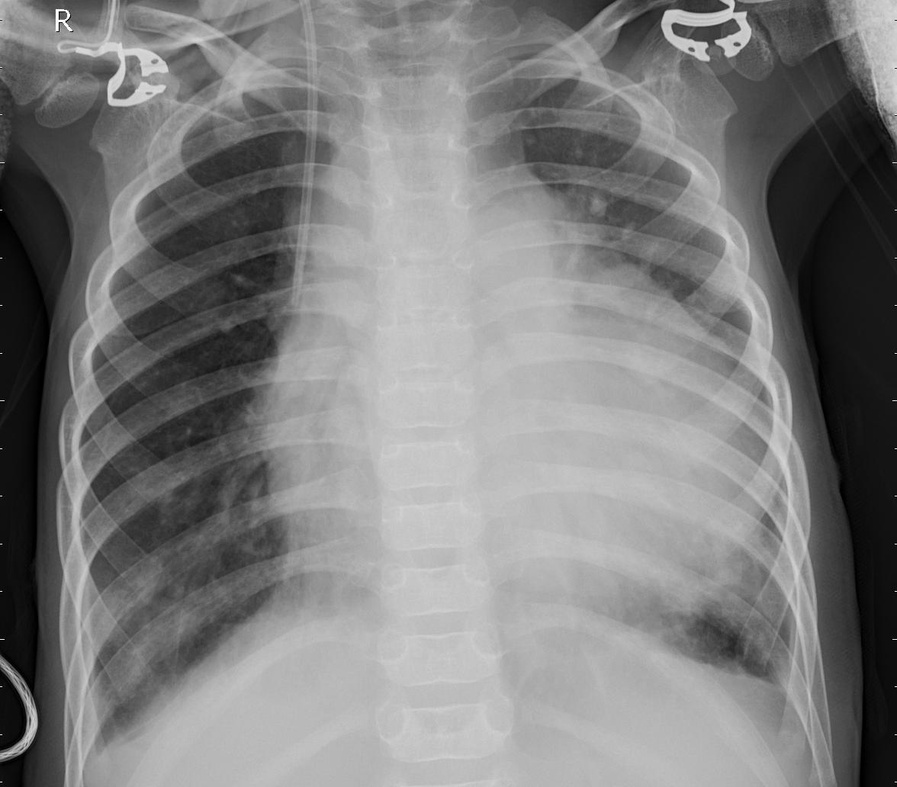
#> input picture xrayjpeg.jpeg, 897 x 787 px, shrunk from 1176 x 1032 before the run
$ python generate_encrypted_images.py
#> lines starting #> are read from the running program, lines starting #| are printed output that depends on the picture
import cv2
import numpy as np
import hashlib
import os

def generate_keystream(total_bytes, key):
    """Generates a keystream using SHA-512."""
    keystream_bytes = bytearray()
    chunks_needed = (total_bytes // 64) + 1

    for i in range(chunks_needed):
        data_to_hash = key + str(i).encode('utf-8')
        hash_digest = hashlib.sha512(data_to_hash).digest()
        keystream_bytes.extend(hash_digest)

    return np.frombuffer(keystream_bytes[:total_bytes], dtype=np.uint8)

def process_and_save_images(image_path):
    """Encrypt and decrypt an image, saving both versions."""
#> called with image_path = 'xrayjpeg.jpeg'
    filename = os.path.basename(image_path)
    name_without_ext = os.path.splitext(filename)[0]
    ext = os.path.splitext(filename)[1]

    print(f"\nProcessing: {filename}")

    # Load Image
    img = cv2.imread(image_path, cv2.IMREAD_UNCHANGED)
#> img is the input picture: shape (787, 897); min 0, max 255, mean 125.7

    if img is None:
        print(f"  ERROR: Could not load {filename}")
        return

    # Get dimensions
    if len(img.shape) == 3:
        height, width, channels = img.shape
        print(f"  Dimensions: {width}x{height}x{channels} (Color)")
    else:
        height, width = img.shape
#> height = 787; width = 897
        print(f"  Dimensions: {width}x{height} (Grayscale)")
#|   Dimensions: 897x787 (Grayscale)

    total_bytes = img.nbytes
#> total_bytes = 705939
    print(f"  Size: {total_bytes:,} bytes")
#|   Size: 705,939 bytes

    # Encryption key
    key = b"Medical_Image_Secret_Key_2026"

    # ENCRYPTION
    print("  Encrypting...")
    keystream_flat = generate_keystream(total_bytes, key)
#> in generate_keystream, `chunks_needed = (total_bytes // 64) + 1`: chunks_needed = 11031
    keystream = keystream_flat.reshape(img.shape)
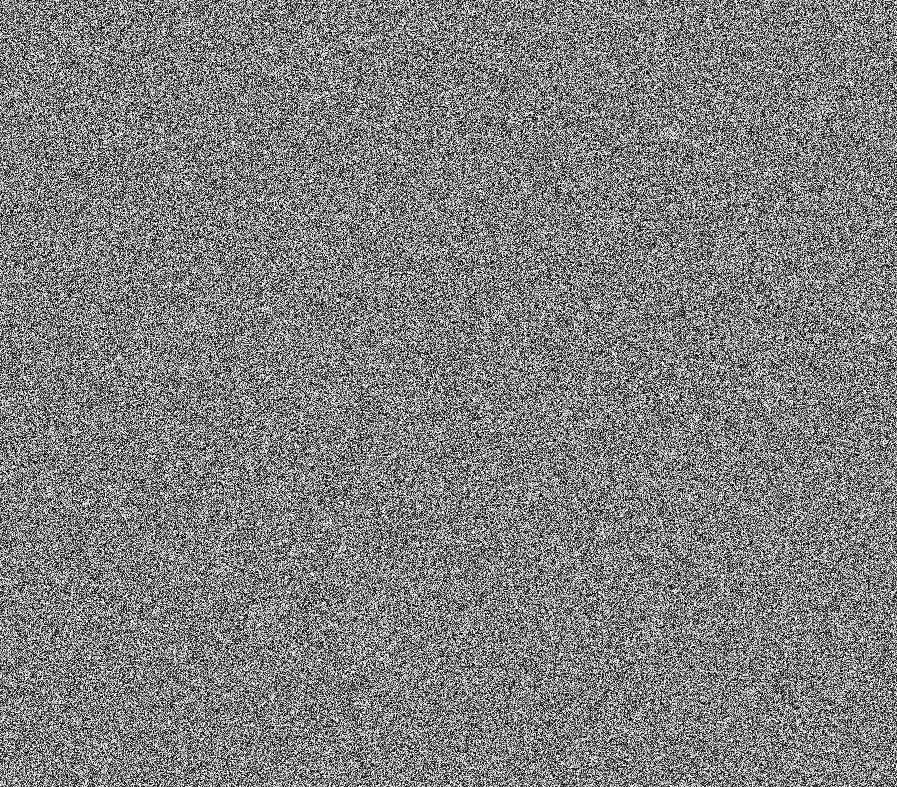
#> keystream: shape (787, 897); min 0, max 255, mean 127.4
    encrypted_img = cv2.bitwise_xor(img, keystream)
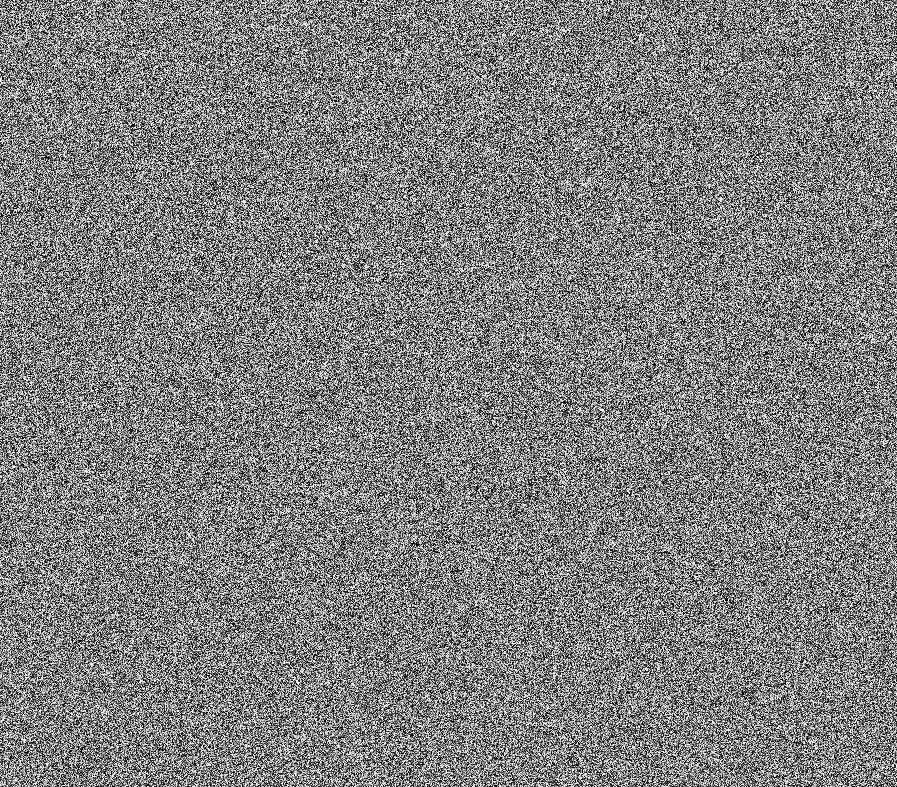
#> encrypted_img: shape (787, 897); min 0, max 255, mean 127.3

    # Save encrypted image
    encrypted_filename = f"encrypted_{name_without_ext}{ext}"
    encrypted_path = os.path.join(os.path.dirname(image_path), encrypted_filename)
    cv2.imwrite(encrypted_path, encrypted_img)
    print(f"  ✓ Saved: {encrypted_filename}")

    # DECRYPTION
    print("  Decrypting...")
    keystream_flat_dec = generate_keystream(total_bytes, key)
    keystream_dec = keystream_flat_dec.reshape(encrypted_img.shape)
    decrypted_img = cv2.bitwise_xor(encrypted_img, keystream_dec)

    # Save decrypted image
    decrypted_filename = f"decrypted_{name_without_ext}{ext}"
    decrypted_path = os.path.join(os.path.dirname(image_path), decrypted_filename)
    cv2.imwrite(decrypted_path, decrypted_img)
    print(f"  ✓ Saved: {decrypted_filename}")

    # Verify
    is_same = np.array_equal(img, decrypted_img)
#> is_same = True
    if is_same:
        print(f"  ✓ Verification: SUCCESS (Lossless recovery)")
    else:
        print(f"  ✗ Verification: FAILED")

if __name__ == "__main__":
    print("="*70)
    print("SHA-512 Medical Image Encryption - Image Generation")
    print("="*70)

    images = [
        "xrayjpeg.jpeg",
        "spectmpi.jpg",
        "liverultrasound.jpg",
        "ctscan.jpg",
        "brainmri.jpg"
    ]

    # Get current directory
    current_dir = os.path.dirname(os.path.abspath(__file__))

    # Process each image
    for img_name in images:
        full_path = os.path.join(current_dir, img_name)
        process_and_save_images(full_path)
#> pass 2 of the loop `for img_name in images:`:
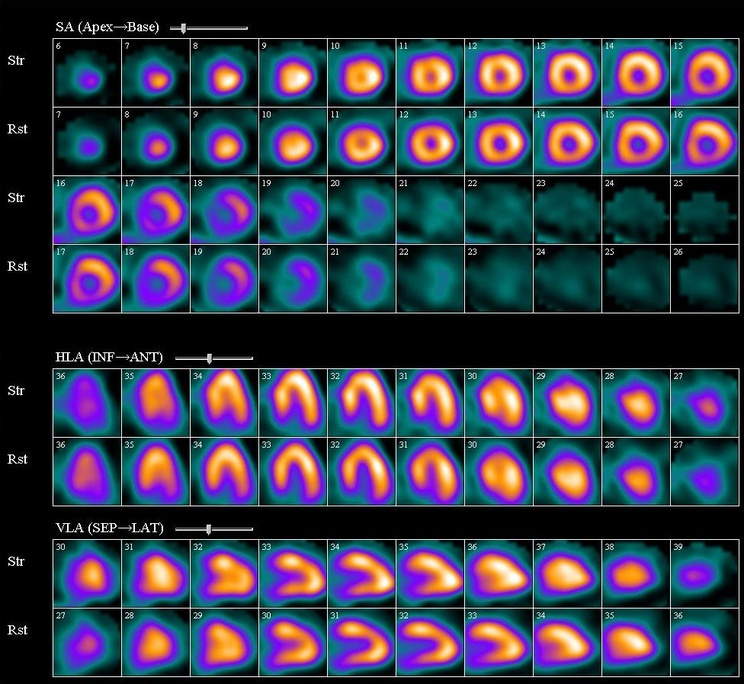
#> input picture spectmpi.jpg, 744 x 684 px, shrunk from 976 x 897 before the run
#> in process_and_save_images, img is the input picture: shape (684, 744, 3); mean B, G, R 79, 58.4, 53.1
#|   Dimensions: 744x684x3 (Color)
#> total_bytes = 1526688
#|   Size: 1,526,688 bytes
#> in process_and_save_images (call 2), `keystream = keystream_flat.reshape(img.shape)`:
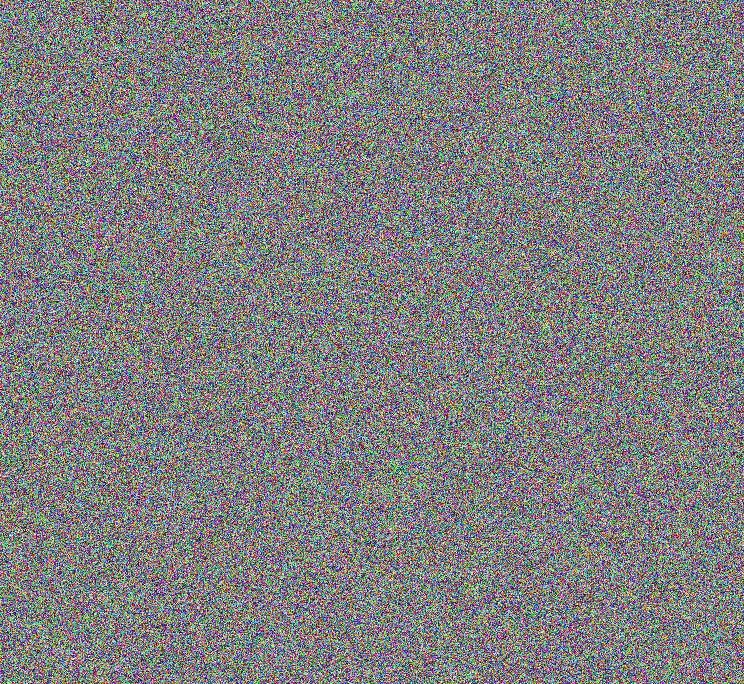
#> keystream: shape (684, 744, 3); mean B, G, R 127.6, 127.4, 127.4
#> in process_and_save_images (call 2), `encrypted_img = cv2.bitwise_xor(img, keystream)`:
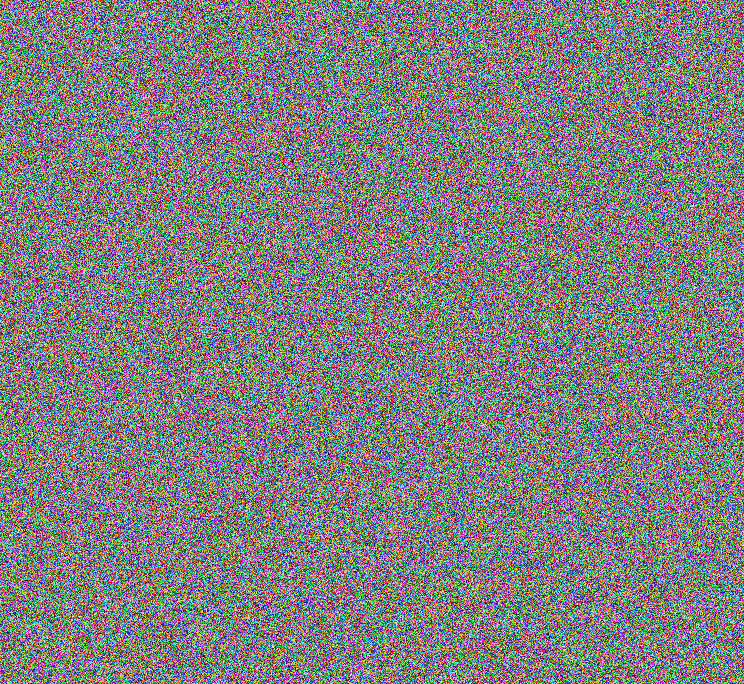
#> encrypted_img: shape (684, 744, 3); mean B, G, R 127.4, 127.4, 127.4
#> pass 3 of the loop `for img_name in images:`:
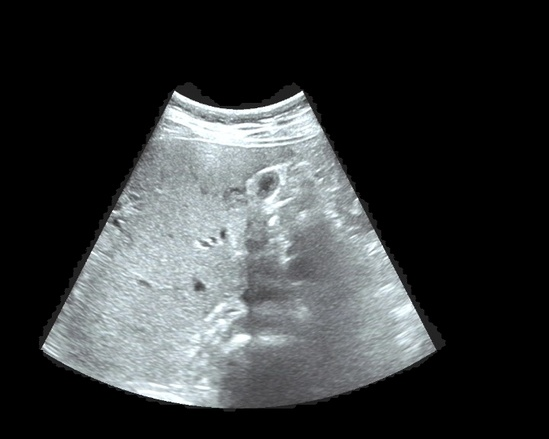
#> input picture liverultrasound.jpg, 549 x 439 px, shrunk from 720 x 576 before the run
#> in process_and_save_images, img is the input picture: shape (439, 549, 3); mean B, G, R 58.9, 58, 55.3
#|   Dimensions: 549x439x3 (Color)
#> total_bytes = 723033
#|   Size: 723,033 bytes
#> in process_and_save_images (call 3), `keystream = keystream_flat.reshape(img.shape)`:
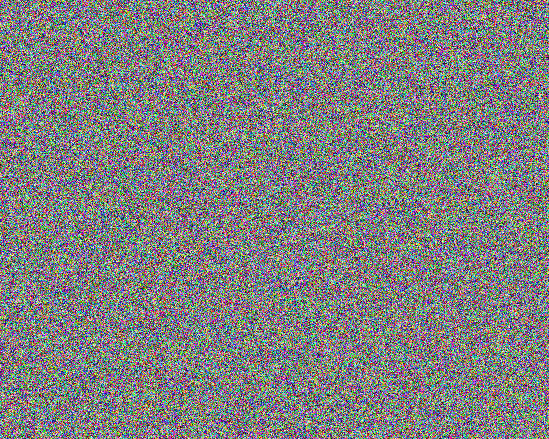
#> keystream: shape (439, 549, 3); mean B, G, R 127.7, 127.3, 127.2
#> in process_and_save_images (call 3), `encrypted_img = cv2.bitwise_xor(img, keystream)`:
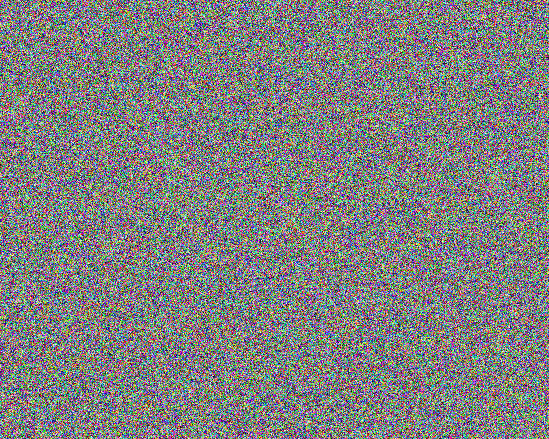
#> encrypted_img: shape (439, 549, 3); mean B, G, R 127.6, 127.7, 127.2
#> the loop made 5 passes; the first 3 are shown

    print(f"\n{'='*70}")
    print("✓ All images encrypted and decrypted successfully!")
    print(f"{'='*70}")
    print("\nGenerated files:")
    print("  Encrypted images: encrypted_*.jpg/jpeg")
    print("  Decrypted images: decrypted_*.jpg/jpeg")
    print("\nNote: Encrypted images will look like random noise (uniform histogram)")
    print("      Decrypted images are pixel-perfect identical to originals")
